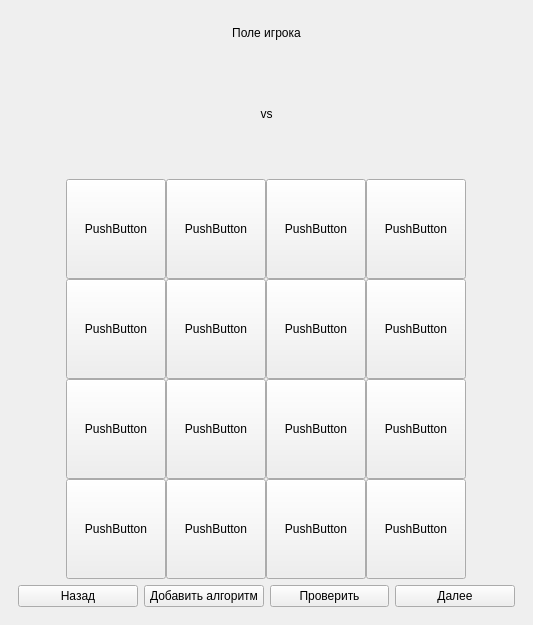
<?xml version="1.0" encoding="UTF-8"?>
<ui version="4.0">
 <class>App</class>
 <widget class="QMainWindow" name="App">
  <property name="geometry">
   <rect>
    <x>0</x>
    <y>0</y>
    <width>533</width>
    <height>625</height>
   </rect>
  </property>
  <property name="windowTitle">
   <string>MainWindow</string>
  </property>
  <widget class="QWidget" name="body">
   <layout class="QVBoxLayout" name="verticalLayout_Body">
    <item>
     <widget class="QWidget" name="battleship_game_page" native="true">
      <layout class="QVBoxLayout" name="verticalLayout_BattleshipGamePage">
       <item>
        <layout class="QVBoxLayout" name="battleship_game_page_header">
         <item>
          <widget class="QLabel" name="battleship_current_player">
           <property name="maximumSize">
            <size>
             <width>16777215</width>
             <height>30</height>
            </size>
           </property>
           <property name="text">
            <string>Поле игрока</string>
           </property>
           <property name="alignment">
            <set>Qt::AlignCenter</set>
           </property>
          </widget>
         </item>
         <item>
          <widget class="QLabel" name="battleship_current_vs">
           <property name="text">
            <string>vs</string>
           </property>
           <property name="alignment">
            <set>Qt::AlignCenter</set>
           </property>
          </widget>
         </item>
        </layout>
       </item>
       <item alignment="Qt::AlignHCenter|Qt::AlignVCenter">
        <widget class="QWidget" name="battleship_game_field" native="true">
         <layout class="QGridLayout" name="gridLayout_BattleshipGameField">
          <property name="leftMargin">
           <number>0</number>
          </property>
          <property name="topMargin">
           <number>0</number>
          </property>
          <property name="rightMargin">
           <number>0</number>
          </property>
          <property name="bottomMargin">
           <number>0</number>
          </property>
          <property name="spacing">
           <number>0</number>
          </property>
          <item row="2" column="3">
           <widget class="QPushButton" name="pushButton_13">
            <property name="sizePolicy">
             <sizepolicy hsizetype="Fixed" vsizetype="Fixed">
              <horstretch>0</horstretch>
              <verstretch>0</verstretch>
             </sizepolicy>
            </property>
            <property name="minimumSize">
             <size>
              <width>100</width>
              <height>100</height>
             </size>
            </property>
            <property name="text">
             <string>PushButton</string>
            </property>
           </widget>
          </item>
          <item row="0" column="3">
           <widget class="QPushButton" name="pushButton_5">
            <property name="sizePolicy">
             <sizepolicy hsizetype="Fixed" vsizetype="Fixed">
              <horstretch>0</horstretch>
              <verstretch>0</verstretch>
             </sizepolicy>
            </property>
            <property name="minimumSize">
             <size>
              <width>100</width>
              <height>100</height>
             </size>
            </property>
            <property name="text">
             <string>PushButton</string>
            </property>
           </widget>
          </item>
          <item row="1" column="0">
           <widget class="QPushButton" name="pushButton_6">
            <property name="sizePolicy">
             <sizepolicy hsizetype="Fixed" vsizetype="Fixed">
              <horstretch>0</horstretch>
              <verstretch>0</verstretch>
             </sizepolicy>
            </property>
            <property name="minimumSize">
             <size>
              <width>100</width>
              <height>100</height>
             </size>
            </property>
            <property name="text">
             <string>PushButton</string>
            </property>
           </widget>
          </item>
          <item row="1" column="3">
           <widget class="QPushButton" name="pushButton_9">
            <property name="sizePolicy">
             <sizepolicy hsizetype="Fixed" vsizetype="Fixed">
              <horstretch>0</horstretch>
              <verstretch>0</verstretch>
             </sizepolicy>
            </property>
            <property name="minimumSize">
             <size>
              <width>100</width>
              <height>100</height>
             </size>
            </property>
            <property name="text">
             <string>PushButton</string>
            </property>
           </widget>
          </item>
          <item row="1" column="1">
           <widget class="QPushButton" name="pushButton_7">
            <property name="sizePolicy">
             <sizepolicy hsizetype="Fixed" vsizetype="Fixed">
              <horstretch>0</horstretch>
              <verstretch>0</verstretch>
             </sizepolicy>
            </property>
            <property name="minimumSize">
             <size>
              <width>100</width>
              <height>100</height>
             </size>
            </property>
            <property name="text">
             <string>PushButton</string>
            </property>
           </widget>
          </item>
          <item row="1" column="2">
           <widget class="QPushButton" name="pushButton_8">
            <property name="sizePolicy">
             <sizepolicy hsizetype="Fixed" vsizetype="Fixed">
              <horstretch>0</horstretch>
              <verstretch>0</verstretch>
             </sizepolicy>
            </property>
            <property name="minimumSize">
             <size>
              <width>100</width>
              <height>100</height>
             </size>
            </property>
            <property name="text">
             <string>PushButton</string>
            </property>
           </widget>
          </item>
          <item row="0" column="2">
           <widget class="QPushButton" name="pushButton_4">
            <property name="sizePolicy">
             <sizepolicy hsizetype="Fixed" vsizetype="Fixed">
              <horstretch>0</horstretch>
              <verstretch>0</verstretch>
             </sizepolicy>
            </property>
            <property name="minimumSize">
             <size>
              <width>100</width>
              <height>100</height>
             </size>
            </property>
            <property name="text">
             <string>PushButton</string>
            </property>
           </widget>
          </item>
          <item row="0" column="0">
           <widget class="QPushButton" name="pushButton_2">
            <property name="sizePolicy">
             <sizepolicy hsizetype="Fixed" vsizetype="Fixed">
              <horstretch>0</horstretch>
              <verstretch>0</verstretch>
             </sizepolicy>
            </property>
            <property name="minimumSize">
             <size>
              <width>100</width>
              <height>100</height>
             </size>
            </property>
            <property name="text">
             <string>PushButton</string>
            </property>
           </widget>
          </item>
          <item row="2" column="0">
           <widget class="QPushButton" name="pushButton_10">
            <property name="sizePolicy">
             <sizepolicy hsizetype="Fixed" vsizetype="Fixed">
              <horstretch>0</horstretch>
              <verstretch>0</verstretch>
             </sizepolicy>
            </property>
            <property name="minimumSize">
             <size>
              <width>100</width>
              <height>100</height>
             </size>
            </property>
            <property name="text">
             <string>PushButton</string>
            </property>
           </widget>
          </item>
          <item row="2" column="2">
           <widget class="QPushButton" name="pushButton_12">
            <property name="sizePolicy">
             <sizepolicy hsizetype="Fixed" vsizetype="Fixed">
              <horstretch>0</horstretch>
              <verstretch>0</verstretch>
             </sizepolicy>
            </property>
            <property name="minimumSize">
             <size>
              <width>100</width>
              <height>100</height>
             </size>
            </property>
            <property name="text">
             <string>PushButton</string>
            </property>
           </widget>
          </item>
          <item row="0" column="1">
           <widget class="QPushButton" name="pushButton_3">
            <property name="sizePolicy">
             <sizepolicy hsizetype="Fixed" vsizetype="Fixed">
              <horstretch>0</horstretch>
              <verstretch>0</verstretch>
             </sizepolicy>
            </property>
            <property name="minimumSize">
             <size>
              <width>100</width>
              <height>100</height>
             </size>
            </property>
            <property name="text">
             <string>PushButton</string>
            </property>
           </widget>
          </item>
          <item row="2" column="1">
           <widget class="QPushButton" name="pushButton_11">
            <property name="sizePolicy">
             <sizepolicy hsizetype="Fixed" vsizetype="Fixed">
              <horstretch>0</horstretch>
              <verstretch>0</verstretch>
             </sizepolicy>
            </property>
            <property name="minimumSize">
             <size>
              <width>100</width>
              <height>100</height>
             </size>
            </property>
            <property name="text">
             <string>PushButton</string>
            </property>
           </widget>
          </item>
          <item row="3" column="0">
           <widget class="QPushButton" name="pushButton_14">
            <property name="sizePolicy">
             <sizepolicy hsizetype="Fixed" vsizetype="Fixed">
              <horstretch>0</horstretch>
              <verstretch>0</verstretch>
             </sizepolicy>
            </property>
            <property name="minimumSize">
             <size>
              <width>100</width>
              <height>100</height>
             </size>
            </property>
            <property name="text">
             <string>PushButton</string>
            </property>
           </widget>
          </item>
          <item row="3" column="1">
           <widget class="QPushButton" name="pushButton_15">
            <property name="sizePolicy">
             <sizepolicy hsizetype="Fixed" vsizetype="Fixed">
              <horstretch>0</horstretch>
              <verstretch>0</verstretch>
             </sizepolicy>
            </property>
            <property name="minimumSize">
             <size>
              <width>100</width>
              <height>100</height>
             </size>
            </property>
            <property name="text">
             <string>PushButton</string>
            </property>
           </widget>
          </item>
          <item row="3" column="2">
           <widget class="QPushButton" name="pushButton_16">
            <property name="sizePolicy">
             <sizepolicy hsizetype="Fixed" vsizetype="Fixed">
              <horstretch>0</horstretch>
              <verstretch>0</verstretch>
             </sizepolicy>
            </property>
            <property name="minimumSize">
             <size>
              <width>100</width>
              <height>100</height>
             </size>
            </property>
            <property name="text">
             <string>PushButton</string>
            </property>
           </widget>
          </item>
          <item row="3" column="3">
           <widget class="QPushButton" name="pushButton_17">
            <property name="sizePolicy">
             <sizepolicy hsizetype="Fixed" vsizetype="Fixed">
              <horstretch>0</horstretch>
              <verstretch>0</verstretch>
             </sizepolicy>
            </property>
            <property name="minimumSize">
             <size>
              <width>100</width>
              <height>100</height>
             </size>
            </property>
            <property name="text">
             <string>PushButton</string>
            </property>
           </widget>
          </item>
         </layout>
        </widget>
       </item>
       <item>
        <layout class="QHBoxLayout" name="battleship_edit_menu">
         <item>
          <widget class="QPushButton" name="battleship_back">
           <property name="text">
            <string>Назад</string>
           </property>
          </widget>
         </item>
         <item>
          <widget class="QPushButton" name="battleship_add_algorithm">
           <property name="text">
            <string>Добавить алгоритм</string>
           </property>
          </widget>
         </item>
         <item>
          <widget class="QPushButton" name="battleship_check">
           <property name="text">
            <string>Проверить</string>
           </property>
          </widget>
         </item>
         <item>
          <widget class="QPushButton" name="battleship_next">
           <property name="text">
            <string>Далее</string>
           </property>
          </widget>
         </item>
        </layout>
       </item>
      </layout>
     </widget>
    </item>
   </layout>
  </widget>
 </widget>
 <resources/>
 <connections/>
</ui>
